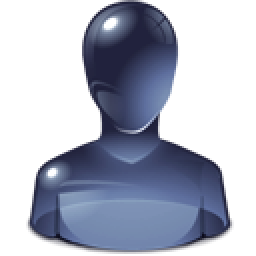
#> input picture tools/writing_editor/data/images/about_large.png, 128 x 128 px (shown 2 times larger)
$ python image_scaler.py ../writing_editor/data/images/about_large.png   (Python 2 division)
#> lines starting #> are read from the running program, lines starting #| are printed output that depends on the picture
#!/usr/bin/env python

#   This program is free software: you can redistribute it and/or modify
#   it under the terms of the GNU General Public License as published by
#   the Free Software Foundation, either version 3 of the License, or
#   (at your option) any later version.

#   This program is distributed in the hope that it will be useful,
#   but WITHOUT ANY WARRANTY; without even the implied warranty of
#   MERCHANTABILITY or FITNESS FOR A PARTICULAR PURPOSE.  See the
#   GNU General Public License for more details.

#   You should have received a copy of the GNU General Public License
#   along with this program.  If not, see <http://www.gnu.org/licenses/>.

import Image
import getopt
import logging
import os
import sys

log = logging.getLogger("scaler")
log.setLevel(logging.DEBUG)

def scaleImage(filename, scale=100):
    """ Opens an image, and scales it to a width of slice_width pixes, keeping aspect
        ratio
        @type filename: String
        @param filename: Pathname of the image to open
        @type scale: Integer
        @param scale: Width of the final image
        @rtype: Bool
        @return True on success, false on failure. """

    if not os.path.isfile(filename):
        log.info("File does not exist: %s", filename)
        return False

    img = Image.open(filename)
    log.debug("Loaded file: %s", filename)

    # Create the slice
    copy_image = img.copy()

    # Crop and trim it
    (width,height) = copy_image.size

    log.debug("original image: %d x %d" % (width, height))
    new_height = int((float(scale)/float(width)) * float(height))
    log.debug("scaling to %d %d" % (scale, new_height))
    # PIL wants (left, upper, right, lower)
    new_image = copy_image.resize((scale, new_height))

    #new_image.trim() - hard to reimplement in PIL

    # Obtain the filename
    (name,ext) = os.path.splitext(filename)
    new_filename = name + "_scaled" + ext
    log.debug("Going to write scaled image %s" %(new_filename))
    new_image.save(new_filename)
    log.info("Wrote %s",new_filename)
    return True


def usage():
    """ Prints the help message. """
    print "Usage: %s [options] file1 file2..." % sys.argv[0]
    print "Options:"
    print "   --verbose, -v      Verbose"
    print "   --help, -h         This help message"
    print "   --size -s SIZE     Width size in pixels (default 100)"

def main(argv):
    """ Main function, parses the command line arguments
    and launches the image scaling logic. """

    try:
        opts, args = getopt.getopt(argv, "hvs:",
        ["help","verbose","size"])
    except getopt.GetoptError:
        usage()
        sys.exit(2)

    ch = logging.StreamHandler()
    ch.setLevel(logging.INFO)

    scale = 100
    # default scale in pixels
    for opt, arg in opts:
       if opt in ("-v","--verbose"):
            ch.setLevel(logging.DEBUG)
       elif opt in ("-s","--size"):
            try:
                check = str(int(arg))
            except:
                print "%s not an int for size parameter" % arg
                sys.exit(2)
            scale = int(arg)
       elif opt in ("-h","--help"):
            usage()
            sys.exit()

    formatter = logging.Formatter("%(levelname)s: %(message)s")
    ch.setFormatter(formatter)
    log.addHandler(ch)

    for file in args:
        if scaleImage(file, scale):
#> in scaleImage, img is the input picture: PIL image 128x128 RGBA; mean R, G, B, A 111.8, 117.9, 141.7, 113.9
#> in scaleImage, `new_image = copy_image.resize((scale, new_height))`:
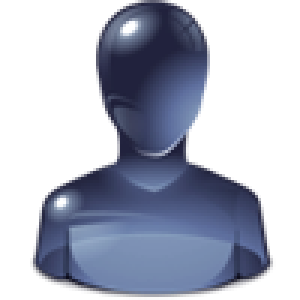
#> new_image: PIL image 100x100 RGBA (shown 3 times larger); mean R, G, B, A 35.8, 40.8, 56.6, 113.9; transparent parts drawn white
            log.info("Done scaling %s" % file)
        else:
            log.info("Aborted %s" % file)

if __name__ == '__main__':
    main(sys.argv[1:])
